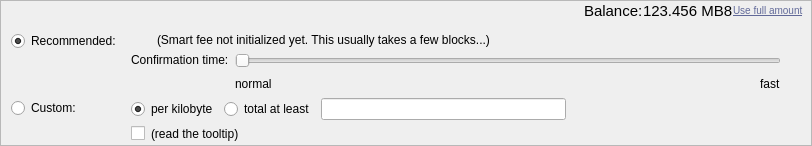
    <widget class="QFrame" name="frameFee">
     <property name="sizePolicy">
      <sizepolicy hsizetype="Expanding" vsizetype="Maximum">
       <horstretch>0</horstretch>
       <verstretch>0</verstretch>
      </sizepolicy>
     </property>
     <property name="maximumSize">
      <size>
       <width>16777215</width>
       <height>40</height>
      </size>
     </property>
     <property name="frameShape">
      <enum>QFrame::StyledPanel</enum>
     </property>
     <property name="frameShadow">
      <enum>QFrame::Sunken</enum>
     </property>
     <layout class="QVBoxLayout" name="verticalLayoutFee1">
      <property name="spacing">
       <number>0</number>
      </property>
      <property name="leftMargin">
       <number>0</number>
      </property>
      <property name="topMargin">
       <number>0</number>
      </property>
      <property name="rightMargin">
       <number>0</number>
      </property>
      <property name="bottomMargin">
       <number>0</number>
      </property>
      <item>
       <layout class="QVBoxLayout" name="verticalLayoutFee2" stretch="0,0,0">
        <property name="spacing">
         <number>0</number>
        </property>
        <property name="leftMargin">
         <number>10</number>
        </property>
        <property name="topMargin">
         <number>0</number>
        </property>
        <item>
         <layout class="QHBoxLayout" name="horizontalLayoutFee1">
          <property name="rightMargin">
           <number>7</number>
          </property>
          <property name="bottomMargin">
           <number>0</number>
          </property>
          <item>
           <spacer name="horizontalSpacer_4">
            <property name="orientation">
             <enum>Qt::Horizontal</enum>
            </property>
            <property name="sizeHint" stdset="0">
             <size>
              <width>40</width>
              <height>20</height>
             </size>
            </property>
           </spacer>
          </item>
          <item>
           <widget class="QLabel" name="label">
            <property name="sizePolicy">
             <sizepolicy hsizetype="Preferred" vsizetype="Fixed">
              <horstretch>0</horstretch>
              <verstretch>0</verstretch>
             </sizepolicy>
            </property>
            <property name="font">
             <font>
              <pointsize>11</pointsize>
             </font>
            </property>
            <property name="text">
             <string>Balance:</string>
            </property>
           </widget>
          </item>
          <item>
           <widget class="QLabel" name="labelBalance">
            <property name="sizePolicy">
             <sizepolicy hsizetype="Preferred" vsizetype="Fixed">
              <horstretch>0</horstretch>
              <verstretch>0</verstretch>
             </sizepolicy>
            </property>
            <property name="font">
             <font>
              <pointsize>11</pointsize>
             </font>
            </property>
            <property name="cursor">
             <cursorShape>IBeamCursor</cursorShape>
            </property>
            <property name="text">
             <string notr="true">123.456 MB8</string>
            </property>
            <property name="textInteractionFlags">
             <set>Qt::LinksAccessibleByMouse|Qt::TextSelectableByKeyboard|Qt::TextSelectableByMouse</set>
            </property>
           </widget>
          </item>
          <item>
           <widget class="QPushButton" name="fullAmountBtn">
            <property name="cursor">
             <cursorShape>PointingHandCursor</cursorShape>
            </property>
            <property name="styleSheet">
             <string notr="true">border:0;background-color:none;text-align:left;margin: 0px; text-transform: none; color: #616998; font-size: 10px; font-weight: none; text-decoration:underline; </string>
            </property>
            <property name="text">
             <string>Use full amount</string>
            </property>
           </widget>
          </item>
          <item>
           <layout class="QVBoxLayout" name="verticalLayoutFee7">
            <property name="spacing">
             <number>0</number>
            </property>
            <item>
             <spacer name="verticalSpacerSmartFee">
              <property name="orientation">
               <enum>Qt::Vertical</enum>
              </property>
              <property name="sizeType">
               <enum>QSizePolicy::Fixed</enum>
              </property>
              <property name="sizeHint" stdset="0">
               <size>
                <width>1</width>
                <height>4</height>
               </size>
              </property>
             </spacer>
            </item>
            <item>
             <spacer name="verticalSpacer_5">
              <property name="orientation">
               <enum>Qt::Vertical</enum>
              </property>
              <property name="sizeHint" stdset="0">
               <size>
                <width>1</width>
                <height>1</height>
               </size>
              </property>
             </spacer>
            </item>
           </layout>
          </item>
         </layout>
        </item>
        <item>
         <widget class="QFrame" name="frameFeeSelection">
          <layout class="QVBoxLayout" name="verticalLayoutFee12">
           <property name="spacing">
            <number>0</number>
           </property>
           <property name="leftMargin">
            <number>0</number>
           </property>
           <property name="topMargin">
            <number>0</number>
           </property>
           <property name="rightMargin">
            <number>0</number>
           </property>
           <property name="bottomMargin">
            <number>0</number>
           </property>
           <item>
            <layout class="QGridLayout" name="gridLayoutFee">
             <property name="topMargin">
              <number>10</number>
             </property>
             <property name="bottomMargin">
              <number>4</number>
             </property>
             <property name="horizontalSpacing">
              <number>10</number>
             </property>
             <property name="verticalSpacing">
              <number>4</number>
             </property>
             <item row="0" column="0">
              <layout class="QVBoxLayout" name="verticalLayoutFee4" stretch="0,1">
               <item>
                <widget class="QRadioButton" name="radioSmartFee">
                 <property name="text">
                  <string>Recommended:</string>
                 </property>
                 <property name="checked">
                  <bool>true</bool>
                 </property>
                 <attribute name="buttonGroup">
                  <string notr="true">groupFee</string>
                 </attribute>
                </widget>
               </item>
               <item>
                <spacer name="verticalSpacer_2">
                 <property name="orientation">
                  <enum>Qt::Vertical</enum>
                 </property>
                 <property name="sizeHint" stdset="0">
                  <size>
                   <width>1</width>
                   <height>1</height>
                  </size>
                 </property>
                </spacer>
               </item>
              </layout>
             </item>
             <item row="1" column="1">
              <layout class="QVBoxLayout" name="verticalLayoutFee8">
               <property name="spacing">
                <number>6</number>
               </property>
               <item>
                <layout class="QHBoxLayout" name="horizontalLayoutFee13">
                 <item>
                  <widget class="QRadioButton" name="radioCustomPerKilobyte">
                   <property name="toolTip">
                    <string>If the custom fee is set to 1000 satoshis and the transaction is only 250 bytes, then &quot;per kilobyte&quot; only pays 250 satoshis in fee, while &quot;total at least&quot; pays 1000 satoshis. For transactions bigger than a kilobyte both pay by kilobyte.</string>
                   </property>
                   <property name="text">
                    <string>per kilobyte</string>
                   </property>
                   <property name="checked">
                    <bool>true</bool>
                   </property>
                   <attribute name="buttonGroup">
                    <string notr="true">groupCustomFee</string>
                   </attribute>
                  </widget>
                 </item>
                 <item>
                  <widget class="QRadioButton" name="radioCustomAtLeast">
                   <property name="toolTip">
                    <string>If the custom fee is set to 1000 satoshis and the transaction is only 250 bytes, then &quot;per kilobyte&quot; only pays 250 satoshis in fee, while &quot;total at least&quot; pays 1000 satoshis. For transactions bigger than a kilobyte both pay by kilobyte.</string>
                   </property>
                   <property name="text">
                    <string>total at least</string>
                   </property>
                   <attribute name="buttonGroup">
                    <string notr="true">groupCustomFee</string>
                   </attribute>
                  </widget>
                 </item>
                 <item>
                  <widget class="MB8CoinAmountField" name="customFee"/>
                 </item>
                 <item>
                  <spacer name="horizontalSpacer_6">
                   <property name="orientation">
                    <enum>Qt::Horizontal</enum>
                   </property>
                   <property name="sizeHint" stdset="0">
                    <size>
                     <width>1</width>
                     <height>1</height>
                    </size>
                   </property>
                  </spacer>
                 </item>
                </layout>
               </item>
               <item>
                <layout class="QHBoxLayout" name="horizontalLayoutFee8">
                 <item>
                  <widget class="QCheckBox" name="checkBoxMinimumFee">
                   <property name="toolTip">
                    <string>Paying only the minimum fee is just fine as long as there is less transaction volume than space in the blocks. But be aware that this can end up in a never confirming transaction once there is more demand for mb8coin transactions than the network can process.</string>
                   </property>
                   <property name="text">
                    <string/>
                   </property>
                  </widget>
                 </item>
                 <item>
                  <widget class="QLabel" name="labelMinFeeWarning">
                   <property name="enabled">
                    <bool>true</bool>
                   </property>
                   <property name="toolTip">
                    <string>Paying only the minimum fee is just fine as long as there is less transaction volume than space in the blocks. But be aware that this can end up in a never confirming transaction once there is more demand for mb8coin transactions than the network can process.</string>
                   </property>
                   <property name="text">
                    <string>(read the tooltip)</string>
                   </property>
                   <property name="margin">
                    <number>5</number>
                   </property>
                  </widget>
                 </item>
                 <item>
                  <spacer name="horizontalSpacer_2">
                   <property name="orientation">
                    <enum>Qt::Horizontal</enum>
                   </property>
                   <property name="sizeHint" stdset="0">
                    <size>
                     <width>1</width>
                     <height>1</height>
                    </size>
                   </property>
                  </spacer>
                 </item>
                </layout>
               </item>
              </layout>
             </item>
             <item row="0" column="1">
              <layout class="QVBoxLayout" name="verticalLayoutFee3" stretch="0,0,1">
               <property name="spacing">
                <number>6</number>
               </property>
               <property name="topMargin">
                <number>2</number>
               </property>
               <item>
                <layout class="QHBoxLayout" name="horizontalLayoutFee12">
                 <item>
                  <widget class="QLabel" name="labelSmartFee">
                   <property name="text">
                    <string/>
                   </property>
                   <property name="margin">
                    <number>2</number>
                   </property>
                  </widget>
                 </item>
                 <item>
                  <widget class="QLabel" name="labelFeeEstimation">
                   <property name="text">
                    <string/>
                   </property>
                  </widget>
                 </item>
                 <item>
                  <widget class="QLabel" name="labelSmartFee2">
                   <property name="text">
                    <string>(Smart fee not initialized yet. This usually takes a few blocks...)</string>
                   </property>
                   <property name="margin">
                    <number>2</number>
                   </property>
                  </widget>
                 </item>
                 <item>
                  <spacer name="horizontalSpacer_5">
                   <property name="orientation">
                    <enum>Qt::Horizontal</enum>
                   </property>
                   <property name="sizeHint" stdset="0">
                    <size>
                     <width>1</width>
                     <height>1</height>
                    </size>
                   </property>
                  </spacer>
                 </item>
                </layout>
               </item>
               <item>
                <layout class="QHBoxLayout" name="horizontalLayoutFee9">
                 <item>
                  <layout class="QVBoxLayout" name="verticalLayoutFee6">
                   <item>
                    <widget class="QLabel" name="labelSmartFee3">
                     <property name="text">
                      <string>Confirmation time:</string>
                     </property>
                     <property name="margin">
                      <number>2</number>
                     </property>
                    </widget>
                   </item>
                   <item>
                    <spacer name="verticalSpacer_3">
                     <property name="orientation">
                      <enum>Qt::Vertical</enum>
                     </property>
                     <property name="sizeHint" stdset="0">
                      <size>
                       <width>1</width>
                       <height>1</height>
                      </size>
                     </property>
                    </spacer>
                   </item>
                  </layout>
                 </item>
                 <item>
                  <layout class="QVBoxLayout" name="verticalLayoutFee5">
                   <property name="rightMargin">
                    <number>30</number>
                   </property>
                   <item>
                    <widget class="QSlider" name="sliderSmartFee">
                     <property name="minimum">
                      <number>0</number>
                     </property>
                     <property name="maximum">
                      <number>24</number>
                     </property>
                     <property name="pageStep">
                      <number>1</number>
                     </property>
                     <property name="value">
                      <number>0</number>
                     </property>
                     <property name="orientation">
                      <enum>Qt::Horizontal</enum>
                     </property>
                     <property name="invertedAppearance">
                      <bool>false</bool>
                     </property>
                     <property name="invertedControls">
                      <bool>false</bool>
                     </property>
                     <property name="tickPosition">
                      <enum>QSlider::NoTicks</enum>
                     </property>
                    </widget>
                   </item>
                   <item>
                    <layout class="QHBoxLayout" name="horizontalLayoutFee10">
                     <item>
                      <widget class="QLabel" name="labelSmartFeeNormal">
                       <property name="text">
                        <string>normal</string>
                       </property>
                      </widget>
                     </item>
                     <item>
                      <spacer name="horizontalSpacer_3">
                       <property name="orientation">
                        <enum>Qt::Horizontal</enum>
                       </property>
                       <property name="sizeHint" stdset="0">
                        <size>
                         <width>40</width>
                         <height>20</height>
                        </size>
                       </property>
                      </spacer>
                     </item>
                     <item>
                      <widget class="QLabel" name="labelSmartFeeFast">
                       <property name="text">
                        <string>fast</string>
                       </property>
                      </widget>
                     </item>
                    </layout>
                   </item>
                  </layout>
                 </item>
                </layout>
               </item>
               <item>
                <spacer name="verticalSpacer_4">
                 <property name="orientation">
                  <enum>Qt::Vertical</enum>
                 </property>
                 <property name="sizeHint" stdset="0">
                  <size>
                   <width>1</width>
                   <height>1</height>
                  </size>
                 </property>
                </spacer>
               </item>
              </layout>
             </item>
             <item row="1" column="0">
              <layout class="QVBoxLayout" name="verticalLayoutFee9" stretch="0,1">
               <item>
                <widget class="QRadioButton" name="radioCustomFee">
                 <property name="text">
                  <string>Custom:</string>
                 </property>
                 <attribute name="buttonGroup">
                  <string notr="true">groupFee</string>
                 </attribute>
                </widget>
               </item>
               <item>
                <spacer name="verticalSpacer_6">
                 <property name="orientation">
                  <enum>Qt::Vertical</enum>
                 </property>
                 <property name="sizeHint" stdset="0">
                  <size>
                   <width>1</width>
                   <height>1</height>
                  </size>
                 </property>
                </spacer>
               </item>
              </layout>
             </item>
            </layout>
           </item>
          </layout>
         </widget>
        </item>
        <item>
         <spacer name="verticalSpacerFee">
          <property name="orientation">
           <enum>Qt::Vertical</enum>
          </property>
          <property name="sizeHint" stdset="0">
           <size>
            <width>800</width>
            <height>1</height>
           </size>
          </property>
         </spacer>
        </item>
       </layout>
      </item>
     </layout>
    </widget>
